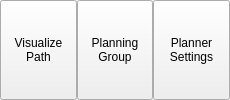
              <widget class="QWidget" name="widget_31" native="true">
               <property name="minimumSize">
                <size>
                 <width>230</width>
                 <height>0</height>
                </size>
               </property>
               <property name="maximumSize">
                <size>
                 <width>900</width>
                 <height>16777215</height>
                </size>
               </property>
               <layout class="QHBoxLayout" name="horizontalLayout_35">
                <property name="spacing">
                 <number>0</number>
                </property>
                <property name="leftMargin">
                 <number>0</number>
                </property>
                <property name="topMargin">
                 <number>0</number>
                </property>
                <property name="rightMargin">
                 <number>0</number>
                </property>
                <property name="bottomMargin">
                 <number>0</number>
                </property>
                <item>
                 <widget class="QToolButton" name="toolButton_5">
                  <property name="sizePolicy">
                   <sizepolicy hsizetype="Preferred" vsizetype="Preferred">
                    <horstretch>0</horstretch>
                    <verstretch>0</verstretch>
                   </sizepolicy>
                  </property>
                  <property name="maximumSize">
                   <size>
                    <width>77</width>
                    <height>16777215</height>
                   </size>
                  </property>
                  <property name="text">
                   <string>Visualize
Path</string>
                  </property>
                  <property name="icon">
                   <iconset resource="resources.qrc">
                    <normaloff>:/icons/icons8-play-48.png</normaloff>:/icons/icons8-play-48.png</iconset>
                  </property>
                  <property name="iconSize">
                   <size>
                    <width>40</width>
                    <height>40</height>
                   </size>
                  </property>
                  <property name="toolButtonStyle">
                   <enum>Qt::ToolButtonStyle::ToolButtonTextUnderIcon</enum>
                  </property>
                 </widget>
                </item>
                <item>
                 <widget class="QToolButton" name="planning_group_button">
                  <property name="sizePolicy">
                   <sizepolicy hsizetype="Preferred" vsizetype="Expanding">
                    <horstretch>0</horstretch>
                    <verstretch>0</verstretch>
                   </sizepolicy>
                  </property>
                  <property name="maximumSize">
                   <size>
                    <width>77</width>
                    <height>16777215</height>
                   </size>
                  </property>
                  <property name="text">
                   <string>Planning
Group</string>
                  </property>
                  <property name="icon">
                   <iconset resource="resources.qrc">
                    <normaloff>:/icons/icons8-stacked-organizational-chart-48.png</normaloff>:/icons/icons8-stacked-organizational-chart-48.png</iconset>
                  </property>
                  <property name="iconSize">
                   <size>
                    <width>36</width>
                    <height>36</height>
                   </size>
                  </property>
                  <property name="toolButtonStyle">
                   <enum>Qt::ToolButtonStyle::ToolButtonTextUnderIcon</enum>
                  </property>
                 </widget>
                </item>
                <item>
                 <widget class="QToolButton" name="planner_settings_button">
                  <property name="sizePolicy">
                   <sizepolicy hsizetype="Fixed" vsizetype="Preferred">
                    <horstretch>0</horstretch>
                    <verstretch>0</verstretch>
                   </sizepolicy>
                  </property>
                  <property name="minimumSize">
                   <size>
                    <width>77</width>
                    <height>32</height>
                   </size>
                  </property>
                  <property name="toolTip">
                   <string>&lt;html&gt;&lt;head/&gt;&lt;body&gt;&lt;p&gt;Save Project to Computer&lt;/p&gt;&lt;/body&gt;&lt;/html&gt;</string>
                  </property>
                  <property name="text">
                   <string>Planner
Settings</string>
                  </property>
                  <property name="icon">
                   <iconset resource="resources.qrc">
                    <normaloff>:/icons/icons8-engineering-48.png</normaloff>:/icons/icons8-engineering-48.png</iconset>
                  </property>
                  <property name="iconSize">
                   <size>
                    <width>36</width>
                    <height>36</height>
                   </size>
                  </property>
                  <property name="toolButtonStyle">
                   <enum>Qt::ToolButtonStyle::ToolButtonTextUnderIcon</enum>
                  </property>
                 </widget>
                </item>
               </layout>
              </widget>
